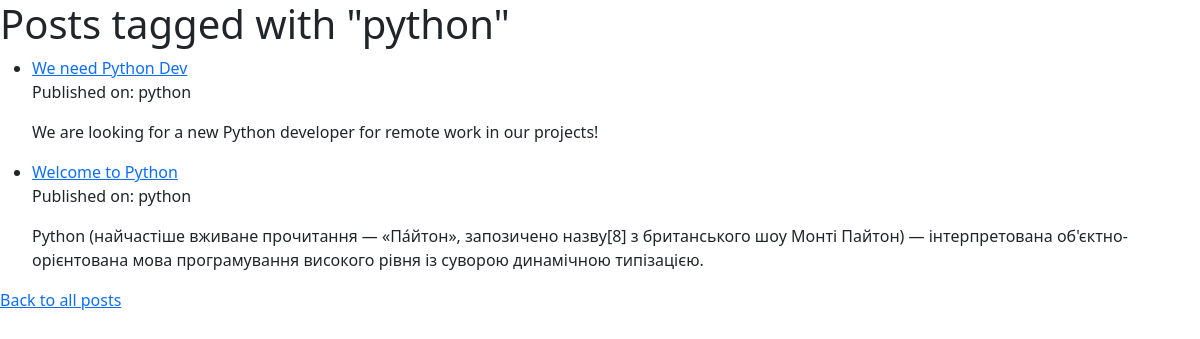
Screenshot of /blog/category/1/ with the database file from the repository.
### blog/models.py (models this page shows, shortened)
class Post(models.Model):
    class Status(models.TextChoices):
        DRAFT = ('DF', 'Draft')
        PUBLISHED = ('PB', 'Published')
    title = models.CharField(verbose_name="Назва поста", max_length=20)
    body = models.TextField()
    slug = models.SlugField(max_length=250, unique=True)
    publish = models.DateTimeField(default=timezone.now)
    created = models.DateTimeField(auto_now_add=True)
    updated = models.DateTimeField(auto_now=True)
    status = models.CharField(max_length=2, choices=Status.choices, default=Status.DRAFT)
    category = models.ForeignKey("Category", on_delete=models.CASCADE, null=True, related_name="posts")
    objects = models.Manager()
    published = PublisherManager()
    class Meta:
        ordering = ["-publish"]
        verbose_name_plural = "Публікації"
        verbose_name = "Публікація"

class Category(models.Model):
    title = models.CharField(max_length=255, default='')

### blog/views.py (the view)
# urls.py: path('category/<int:category_id>/', views.posts_by_category, name='posts-by-category')
def posts_by_category(request, category_id=None):
    categories = Category.objects.all()
    if category_id:
        category = get_object_or_404(Category, id=category_id)
        posts = Post.objects.filter(category=category, status=Post.Status.PUBLISHED)
        category_name = category.title
    else:
        posts = Post.published.all()
        category_name = "All Categories"
    return render(request, 'blog/post/posts_by_category.html', {'posts': posts, 'category_name': category_name, 'categories': categories})

### blog/templates/blog/post/posts_by_category.html (shortened to what this page needs)
{% extends 'base.html' %}
{% block content %}
<h1>Posts tagged with "{{ category_name }}"</h1>
    {% if posts %}
        <ul>
            {% for post in posts %}
                <li>
                    <a href="{% url 'blog:post-detail' post.id %}">{{ post.title }}</a>
                    <p>Published on: {{ post.category.title }}</p>
                    <p class="display-30">{{ post.body | truncatewords:30 | linebreaks }}</p>
                </li>
            {% endfor %}
        </ul>
    {% else %}
        <p>No posts found with the tag "{{ category_name }}".</p>
    {% endif %}
    <a href="{% url 'blog:post-list' %}">Back to all posts</a>
{% endblock %}

### blog/static/css/blog.css (style rules this page uses)
body { font-family: "Gill Sans", sans-serif; }

### rows the page displays
Post: title "We need Python Dev", category "python", body "We are looking for a new Python developer for remote work in our projects!"
Post: title "Welcome to Python", category "python", body "Python (найчастіше вживане прочитання — «Па́йтон», запозичено назву[8] з британського шоу Монті Пайтон) — інтерпретована об'єктно-орієнтована мова програмування високого рівня із суворою динамічною типізацією."
